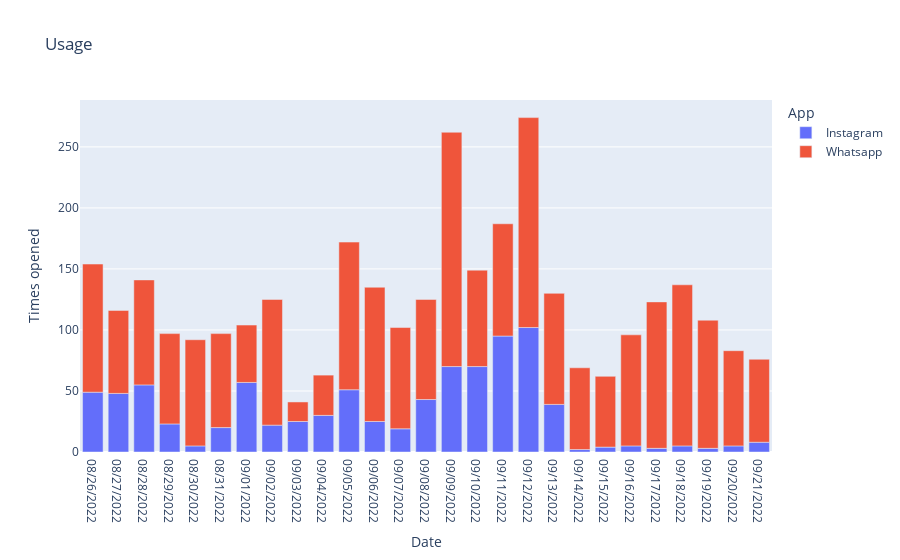

Notebook cell for this chart:
### Code cell
figure = px.bar(data_frame=data,
               x='Date',
               y='Times opened',
               color='App',
               title='Usage')
figure.show()

### Figure 1 — Plotly figure (JSON) as saved in the notebook; plotly's stock layout.template omitted (floating-point values rounded to 4 significant figures)
{"data": [{"alignmentgroup": "True", "hovertemplate": "App=Instagram<br>Date=%{x}<br>Times opened=%{y}<extra></extra>", "legendgroup": "Instagram", "marker": {"color": "#636efa", "pattern": {"shape": ""}}, "name": "Instagram", "offsetgroup": "Instagram", "orientation": "v", "showlegend": true, "textposition": "auto", "type": "bar", "x": ["08/26/2022", "08/27/2022", "08/28/2022", "08/29/2022", "08/30/2022", "08/31/2022", "09/01/2022", "09/02/2022", "09/03/2022", "09/04/2022", "09/05/2022", "09/06/2022", "09/07/2022", "09/08/2022", "09/09/2022", "09/10/2022", "09/11/2022", "09/12/2022", "09/13/2022", "09/14/2022", "09/15/2022", "09/16/2022", "09/17/2022", "09/18/2022", "09/19/2022", "09/20/2022", "09/21/2022"], "xaxis": "x", "y": [49, 48, 55, 23, 5, 20, 57, 22, 25, 30, 51, 25, 19, 43, 70, 70, 95, 102, 39, 2, 4, 5, 3, 5, 3, 5, 8], "yaxis": "y"}, {"alignmentgroup": "True", "hovertemplate": "App=Whatsapp<br>Date=%{x}<br>Times opened=%{y}<extra></extra>", "legendgroup": "Whatsapp", "marker": {"color": "#EF553B", "pattern": {"shape": ""}}, "name": "Whatsapp", "offsetgroup": "Whatsapp", "orientation": "v", "showlegend": true, "textposition": "auto", "type": "bar", "x": ["08/26/2022", "08/27/2022", "08/28/2022", "08/29/2022", "08/30/2022", "08/31/2022", "09/01/2022", "09/02/2022", "09/03/2022", "09/04/2022", "09/05/2022", "09/06/2022", "09/07/2022", "09/08/2022", "09/09/2022", "09/10/2022", "09/11/2022", "09/12/2022", "09/13/2022", "09/14/2022", "09/15/2022", "09/16/2022", "09/17/2022", "09/18/2022", "09/19/2022", "09/20/2022", "09/21/2022"], "xaxis": "x", "y": [105, 68, 86, 74, 87, 77, 47, 103, 16, 33, 121, 110, 83, 82, 192, 79, 92, 172, 91, 67, 58, 91, 120, 132, 105, 78, 68], "yaxis": "y"}], "layout": {"barmode": "relative", "legend": {"title": {"text": "App"}, "tracegroupgap": 0}, "title": {"text": "Usage"}, "xaxis": {"anchor": "y", "domain": [0, 1], "title": {"text": "Date"}}, "yaxis": {"anchor": "x", "domain": [0, 1], "title": {"text": "Times opened"}}}}
